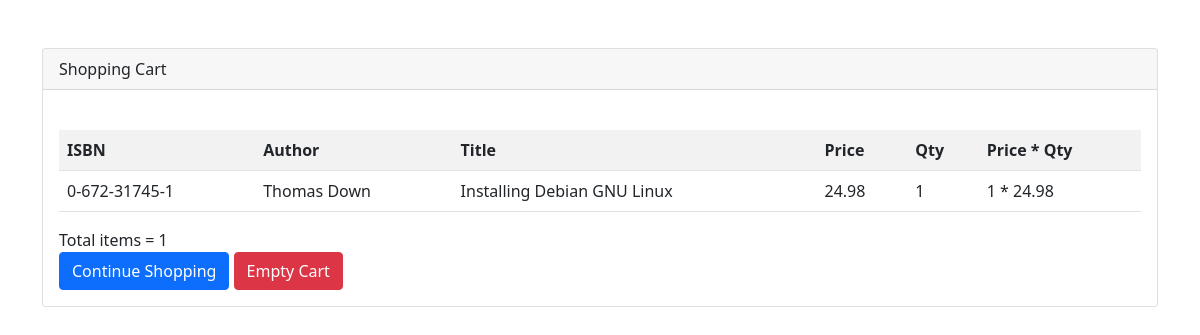
The page /show_cart.php?id=0-672-31745-1 on the database its author committed.
### tables this page shows
CREATE TABLE `books` (
  `isbn` varchar(13) NOT NULL,
  `author` varchar(50) DEFAULT NULL,
  `title` varchar(100) DEFAULT NULL,
  `price` float(4,2) DEFAULT NULL,
  `categoryid` int(11) NOT NULL
);

### show_cart.php (the view, shortened to what this page needs)
<?php
$id = $_GET['id'];
?>
<?php include('./header.php') ?>
<br>
<div class="card mt-4">
    <div class="card-header">Shopping Cart</div>
    <div class="card-body">
        <br>
        <table class="table table-striped">
            <tr>
                <th>ISBN</th>
                <th>Author</th>
                <th>Title</th>
                <th>Price</th>
                <th>Qty</th>
                <th>Price * Qty</th>
            </tr>
            <?php
            require_once('C:\xampp\htdocs\Praktikum 4\lib\db_login.php');
            $sum_qty = 0;
            if (isset($_SESSION['cart']) && is_array($_SESSION['cart'])) {
                foreach ($_SESSION['cart'] as $id => $qty) {
                    $query = "SELECT * FROM books WHERE isbn='" . $id . "'";
                    $result = $db->query($query);
                    $sum_qty += $qty;
                    while ($row = $result->fetch_object()) {
                        echo '<tr>';
                        echo '<td>' . $row->isbn . '</td>';
                        echo '<td>' . $row->author . '</td>';
                        echo '<td>' . $row->title . '</td>';
                        echo '<td>' . $row->price . '</td>';
                        echo '<td>' . $qty . '</td>';
                        echo '<td>' . $qty . ' * ' . $row->price . '</td>';
                        echo '</tr>';
                    }
                }
            } else {
                echo '<tr><td colspan="6" align="center">There is no item in shopping cart</td></tr>';
            }
            ?>
        </table>
        Total items = <?php echo $sum_qty; ?><br>
        <a class="btn btn-primary" href="view_books.php">Continue Shopping</a>
        <a class="btn btn-danger" href="delete_cart.php">Empty Cart</a>
    </div>
</div>
<?php include('./footer.php') ?>

### rows shown on the page
books: isbn "0-672-31745-1", author "Thomas Down", title "Installing Debian GNU Linux", price "24.98", qty "1"

### other values the page prints
$sum_qty "1"
